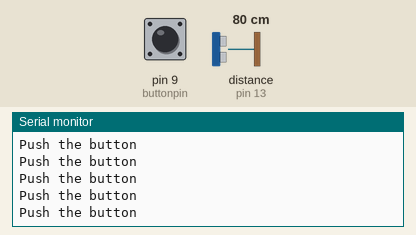
The sketch below on a simulated Arduino Uno, built with avr-gcc and run on an emulated ATmega328P. Shown: the last lines printed to the serial monitor. Inputs (shaded band) come from the test bench; at power-on: pin 9 (buttonpin) LOW, distance to the obstacle (sensor on pin 13) 80 cm. The echo pulse lasts 58.3 µs per cm.

Above: at 1.2 s.
1.3 s: pin 9 (buttonpin) pulled HIGH for 0.15 s
At 1.32 s:
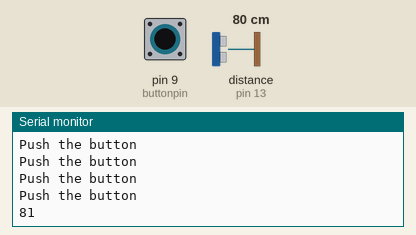
4.4 s: pin 9 (buttonpin) pulled HIGH for 1 s
At 4.5 s:
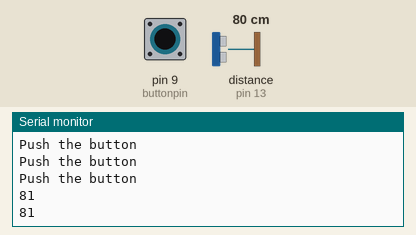

Measured:
- after the input at 1.3 s, the serial monitor: prints a new line at once (image 1)

The sketch:

NewPing.ino
```cpp
#include <NewPing.h>
#define TRIGGER_PIN 11
#define ECHO_PIN 13
#define MAX_DISTANCE 100
int buttonpin = 9;
int buttonState = LOW;
NewPing myHC_SR04(TRIGGER_PIN, ECHO_PIN, MAX_DISTANCE);
void setup()
{
	Serial.begin(9600);
	pinMode(buttonpin, INPUT);
}

void loop()
{
	buttonState=digitalRead(buttonpin);
	if (buttonState == HIGH)
	{
    Serial.println(myHC_SR04.ping_cm());
	delay(50);
	}
	if (buttonState == LOW)
{
	Serial.println("Push the button");
	delay(50);
}

}
```
